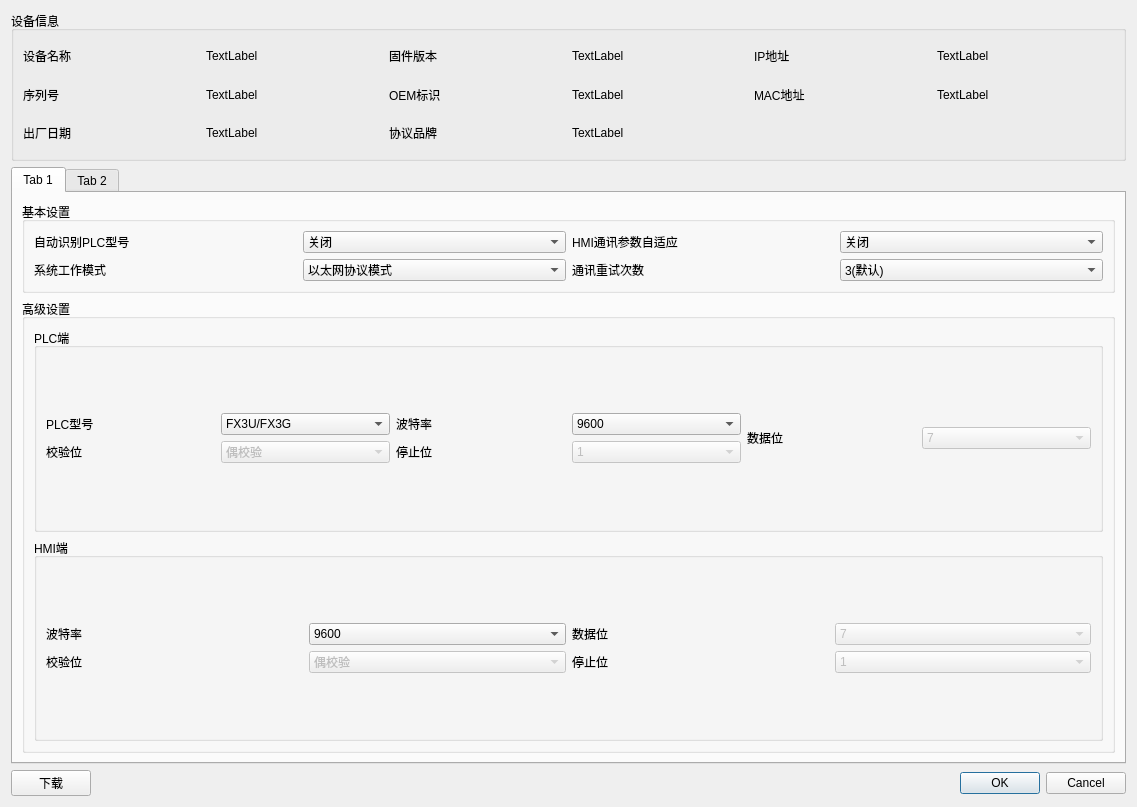
<?xml version="1.0" encoding="UTF-8"?>
<ui version="4.0">
 <class>DiaModEquipment</class>
 <widget class="QDialog" name="DiaModEquipment">
  <property name="geometry">
   <rect>
    <x>0</x>
    <y>0</y>
    <width>1137</width>
    <height>807</height>
   </rect>
  </property>
  <property name="windowTitle">
   <string>Dialog</string>
  </property>
  <layout class="QGridLayout" name="gridLayout_5">
   <item row="0" column="0" colspan="2">
    <widget class="QGroupBox" name="groupBox">
     <property name="minimumSize">
      <size>
       <width>1100</width>
       <height>150</height>
      </size>
     </property>
     <property name="title">
      <string>设备信息</string>
     </property>
     <layout class="QGridLayout" name="gridLayout">
      <item row="0" column="0">
       <layout class="QHBoxLayout" name="horizontalLayout">
        <item>
         <widget class="QLabel" name="label">
          <property name="text">
           <string>设备名称</string>
          </property>
         </widget>
        </item>
        <item>
         <widget class="QLabel" name="labEquName">
          <property name="text">
           <string>TextLabel</string>
          </property>
         </widget>
        </item>
       </layout>
      </item>
      <item row="0" column="1">
       <layout class="QHBoxLayout" name="horizontalLayout_4">
        <item>
         <widget class="QLabel" name="label_7">
          <property name="text">
           <string>固件版本</string>
          </property>
         </widget>
        </item>
        <item>
         <widget class="QLabel" name="labFirmVer">
          <property name="text">
           <string>TextLabel</string>
          </property>
         </widget>
        </item>
       </layout>
      </item>
      <item row="0" column="2">
       <layout class="QHBoxLayout" name="horizontalLayout_7">
        <item>
         <widget class="QLabel" name="label_13">
          <property name="text">
           <string>IP地址</string>
          </property>
         </widget>
        </item>
        <item>
         <widget class="QLabel" name="labIpAddr">
          <property name="text">
           <string>TextLabel</string>
          </property>
         </widget>
        </item>
       </layout>
      </item>
      <item row="1" column="0">
       <layout class="QHBoxLayout" name="horizontalLayout_2">
        <item>
         <widget class="QLabel" name="label_3">
          <property name="text">
           <string>序列号</string>
          </property>
         </widget>
        </item>
        <item>
         <widget class="QLabel" name="labserialNum">
          <property name="text">
           <string>TextLabel</string>
          </property>
         </widget>
        </item>
       </layout>
      </item>
      <item row="1" column="1">
       <layout class="QHBoxLayout" name="horizontalLayout_5">
        <item>
         <widget class="QLabel" name="label_9">
          <property name="text">
           <string>OEM标识</string>
          </property>
         </widget>
        </item>
        <item>
         <widget class="QLabel" name="labReamrks">
          <property name="text">
           <string>TextLabel</string>
          </property>
         </widget>
        </item>
       </layout>
      </item>
      <item row="1" column="2">
       <layout class="QHBoxLayout" name="horizontalLayout_8">
        <item>
         <widget class="QLabel" name="label_15">
          <property name="text">
           <string>MAC地址</string>
          </property>
         </widget>
        </item>
        <item>
         <widget class="QLabel" name="labMacAddr">
          <property name="text">
           <string>TextLabel</string>
          </property>
         </widget>
        </item>
       </layout>
      </item>
      <item row="2" column="0">
       <layout class="QHBoxLayout" name="horizontalLayout_3">
        <item>
         <widget class="QLabel" name="label_5">
          <property name="text">
           <string>出厂日期</string>
          </property>
         </widget>
        </item>
        <item>
         <widget class="QLabel" name="labGoDate">
          <property name="text">
           <string>TextLabel</string>
          </property>
         </widget>
        </item>
       </layout>
      </item>
      <item row="2" column="1">
       <layout class="QHBoxLayout" name="horizontalLayout_6">
        <item>
         <widget class="QLabel" name="label_11">
          <property name="text">
           <string>协议品牌</string>
          </property>
         </widget>
        </item>
        <item>
         <widget class="QLabel" name="labBrand">
          <property name="text">
           <string>TextLabel</string>
          </property>
         </widget>
        </item>
       </layout>
      </item>
     </layout>
    </widget>
   </item>
   <item row="1" column="0" colspan="2">
    <widget class="QTabWidget" name="tabWidget">
     <property name="currentIndex">
      <number>0</number>
     </property>
     <widget class="QWidget" name="tab">
      <attribute name="title">
       <string>Tab 1</string>
      </attribute>
      <layout class="QGridLayout" name="gridLayout_4">
       <item row="0" column="0">
        <widget class="QGroupBox" name="groupBox_2">
         <property name="sizePolicy">
          <sizepolicy hsizetype="Preferred" vsizetype="Fixed">
           <horstretch>0</horstretch>
           <verstretch>0</verstretch>
          </sizepolicy>
         </property>
         <property name="title">
          <string>基本设置</string>
         </property>
         <layout class="QGridLayout" name="gridLayout_2">
          <item row="0" column="0">
           <layout class="QVBoxLayout" name="verticalLayout">
            <item>
             <widget class="QLabel" name="label_17">
              <property name="text">
               <string>自动识别PLC型号</string>
              </property>
             </widget>
            </item>
            <item>
             <widget class="QLabel" name="label_19">
              <property name="text">
               <string>系统工作模式</string>
              </property>
             </widget>
            </item>
           </layout>
          </item>
          <item row="0" column="1">
           <layout class="QVBoxLayout" name="verticalLayout_3">
            <item>
             <widget class="QComboBox" name="cBoxAutoPlcModel">
              <item>
               <property name="text">
                <string>关闭</string>
               </property>
              </item>
              <item>
               <property name="text">
                <string>开启</string>
               </property>
              </item>
             </widget>
            </item>
            <item>
             <widget class="QComboBox" name="cBoxWorkMode">
              <item>
               <property name="text">
                <string>以太网协议模式</string>
               </property>
              </item>
              <item>
               <property name="text">
                <string>串行协议模式</string>
               </property>
              </item>
             </widget>
            </item>
           </layout>
          </item>
          <item row="0" column="2">
           <layout class="QVBoxLayout" name="verticalLayout_2">
            <item>
             <widget class="QLabel" name="label_18">
              <property name="text">
               <string>HMI通讯参数自适应</string>
              </property>
             </widget>
            </item>
            <item>
             <widget class="QLabel" name="label_20">
              <property name="text">
               <string>通讯重试次数</string>
              </property>
             </widget>
            </item>
           </layout>
          </item>
          <item row="0" column="3">
           <layout class="QVBoxLayout" name="verticalLayout_4">
            <item>
             <widget class="QComboBox" name="cBoxHmiSelfAda">
              <item>
               <property name="text">
                <string>关闭</string>
               </property>
              </item>
              <item>
               <property name="text">
                <string>开启</string>
               </property>
              </item>
             </widget>
            </item>
            <item>
             <widget class="QComboBox" name="cBoxReTry">
              <property name="currentIndex">
               <number>3</number>
              </property>
              <item>
               <property name="text">
                <string>0</string>
               </property>
              </item>
              <item>
               <property name="text">
                <string>1</string>
               </property>
              </item>
              <item>
               <property name="text">
                <string>2</string>
               </property>
              </item>
              <item>
               <property name="text">
                <string>3(默认)</string>
               </property>
              </item>
              <item>
               <property name="text">
                <string>4</string>
               </property>
              </item>
              <item>
               <property name="text">
                <string>5</string>
               </property>
              </item>
              <item>
               <property name="text">
                <string>6</string>
               </property>
              </item>
              <item>
               <property name="text">
                <string>7</string>
               </property>
              </item>
              <item>
               <property name="text">
                <string>8</string>
               </property>
              </item>
             </widget>
            </item>
           </layout>
          </item>
         </layout>
        </widget>
       </item>
       <item row="1" column="0">
        <widget class="QGroupBox" name="groupBox_3">
         <property name="title">
          <string>高级设置</string>
         </property>
         <layout class="QGridLayout" name="gridLayout_8">
          <item row="0" column="0">
           <widget class="QGroupBox" name="groupBox_4">
            <property name="title">
             <string>PLC端</string>
            </property>
            <layout class="QGridLayout" name="gridLayout_3">
             <item row="0" column="0">
              <layout class="QHBoxLayout" name="horizontalLayout_20">
               <item>
                <layout class="QVBoxLayout" name="verticalLayout_5">
                 <item>
                  <layout class="QHBoxLayout" name="horizontalLayout_15">
                   <item>
                    <widget class="QLabel" name="label_23">
                     <property name="text">
                      <string>PLC型号</string>
                     </property>
                    </widget>
                   </item>
                   <item>
                    <widget class="QComboBox" name="cBoxPlcModel">
                     <item>
                      <property name="text">
                       <string>FX3U/FX3G</string>
                      </property>
                     </item>
                     <item>
                      <property name="text">
                       <string>FX1N/FX2N</string>
                      </property>
                     </item>
                     <item>
                      <property name="text">
                       <string>FX1S</string>
                      </property>
                     </item>
                    </widget>
                   </item>
                  </layout>
                 </item>
                 <item>
                  <layout class="QHBoxLayout" name="horizontalLayout_13">
                   <item>
                    <widget class="QLabel" name="label_21">
                     <property name="text">
                      <string>校验位</string>
                     </property>
                    </widget>
                   </item>
                   <item>
                    <widget class="QComboBox" name="comboBox_5">
                     <property name="enabled">
                      <bool>false</bool>
                     </property>
                     <item>
                      <property name="text">
                       <string>偶校验</string>
                      </property>
                     </item>
                     <item>
                      <property name="text">
                       <string>奇校验</string>
                      </property>
                     </item>
                    </widget>
                   </item>
                  </layout>
                 </item>
                </layout>
               </item>
               <item>
                <layout class="QVBoxLayout" name="verticalLayout_8">
                 <item>
                  <layout class="QHBoxLayout" name="horizontalLayout_14">
                   <item>
                    <widget class="QLabel" name="label_22">
                     <property name="text">
                      <string>波特率</string>
                     </property>
                    </widget>
                   </item>
                   <item>
                    <widget class="QComboBox" name="cBoxPlcBaudRate">
                     <item>
                      <property name="text">
                       <string>9600</string>
                      </property>
                     </item>
                     <item>
                      <property name="text">
                       <string>19200</string>
                      </property>
                     </item>
                     <item>
                      <property name="text">
                       <string>38400</string>
                      </property>
                     </item>
                     <item>
                      <property name="text">
                       <string>57600</string>
                      </property>
                     </item>
                     <item>
                      <property name="text">
                       <string>115200</string>
                      </property>
                     </item>
                    </widget>
                   </item>
                  </layout>
                 </item>
                 <item>
                  <layout class="QHBoxLayout" name="horizontalLayout_16">
                   <item>
                    <widget class="QLabel" name="label_24">
                     <property name="text">
                      <string>停止位</string>
                     </property>
                    </widget>
                   </item>
                   <item>
                    <widget class="QComboBox" name="comboBox_8">
                     <property name="enabled">
                      <bool>false</bool>
                     </property>
                     <item>
                      <property name="text">
                       <string>1</string>
                      </property>
                     </item>
                     <item>
                      <property name="text">
                       <string>1.5</string>
                      </property>
                     </item>
                     <item>
                      <property name="text">
                       <string>2</string>
                      </property>
                     </item>
                    </widget>
                   </item>
                  </layout>
                 </item>
                </layout>
               </item>
               <item>
                <layout class="QHBoxLayout" name="horizontalLayout_17">
                 <item>
                  <widget class="QLabel" name="label_25">
                   <property name="sizePolicy">
                    <sizepolicy hsizetype="Preferred" vsizetype="Fixed">
                     <horstretch>0</horstretch>
                     <verstretch>0</verstretch>
                    </sizepolicy>
                   </property>
                   <property name="text">
                    <string>数据位</string>
                   </property>
                  </widget>
                 </item>
                 <item>
                  <widget class="QComboBox" name="comboBox_9">
                   <property name="enabled">
                    <bool>false</bool>
                   </property>
                   <property name="editable">
                    <bool>false</bool>
                   </property>
                   <property name="currentIndex">
                    <number>1</number>
                   </property>
                   <item>
                    <property name="text">
                     <string>8</string>
                    </property>
                   </item>
                   <item>
                    <property name="text">
                     <string>7</string>
                    </property>
                   </item>
                   <item>
                    <property name="text">
                     <string>6</string>
                    </property>
                   </item>
                   <item>
                    <property name="text">
                     <string>5</string>
                    </property>
                   </item>
                  </widget>
                 </item>
                </layout>
               </item>
              </layout>
             </item>
            </layout>
           </widget>
          </item>
          <item row="1" column="0">
           <widget class="QGroupBox" name="groupBox_5">
            <property name="title">
             <string>HMI端</string>
            </property>
            <layout class="QGridLayout" name="gridLayout_7">
             <item row="0" column="0">
              <layout class="QVBoxLayout" name="verticalLayout_6">
               <item>
                <layout class="QHBoxLayout" name="horizontalLayout_9">
                 <item>
                  <layout class="QHBoxLayout" name="horizontalLayout_24">
                   <item>
                    <widget class="QLabel" name="label_29">
                     <property name="text">
                      <string>波特率</string>
                     </property>
                    </widget>
                   </item>
                   <item>
                    <widget class="QComboBox" name="cBoxHmiBaudRate">
                     <item>
                      <property name="text">
                       <string>9600</string>
                      </property>
                     </item>
                     <item>
                      <property name="text">
                       <string>19200</string>
                      </property>
                     </item>
                     <item>
                      <property name="text">
                       <string>38400</string>
                      </property>
                     </item>
                     <item>
                      <property name="text">
                       <string>57600</string>
                      </property>
                     </item>
                     <item>
                      <property name="text">
                       <string>115200</string>
                      </property>
                     </item>
                    </widget>
                   </item>
                  </layout>
                 </item>
                 <item>
                  <layout class="QHBoxLayout" name="horizontalLayout_25">
                   <item>
                    <widget class="QLabel" name="label_30">
                     <property name="text">
                      <string>数据位</string>
                     </property>
                    </widget>
                   </item>
                   <item>
                    <widget class="QComboBox" name="comboBox_12">
                     <property name="enabled">
                      <bool>false</bool>
                     </property>
                     <item>
                      <property name="text">
                       <string>7</string>
                      </property>
                     </item>
                     <item>
                      <property name="text">
                       <string>8</string>
                      </property>
                     </item>
                     <item>
                      <property name="text">
                       <string>6</string>
                      </property>
                     </item>
                     <item>
                      <property name="text">
                       <string>5</string>
                      </property>
                     </item>
                    </widget>
                   </item>
                  </layout>
                 </item>
                </layout>
               </item>
               <item>
                <layout class="QHBoxLayout" name="horizontalLayout_26">
                 <item>
                  <layout class="QHBoxLayout" name="horizontalLayout_27">
                   <item>
                    <widget class="QLabel" name="label_31">
                     <property name="text">
                      <string>校验位</string>
                     </property>
                    </widget>
                   </item>
                   <item>
                    <widget class="QComboBox" name="comboBox_13">
                     <property name="enabled">
                      <bool>false</bool>
                     </property>
                     <item>
                      <property name="text">
                       <string>偶校验</string>
                      </property>
                     </item>
                     <item>
                      <property name="text">
                       <string>奇校验</string>
                      </property>
                     </item>
                    </widget>
                   </item>
                  </layout>
                 </item>
                 <item>
                  <layout class="QHBoxLayout" name="horizontalLayout_28">
                   <item>
                    <widget class="QLabel" name="label_32">
                     <property name="text">
                      <string>停止位</string>
                     </property>
                    </widget>
                   </item>
                   <item>
                    <widget class="QComboBox" name="comboBox_14">
                     <property name="enabled">
                      <bool>false</bool>
                     </property>
                     <item>
                      <property name="text">
                       <string>1</string>
                      </property>
                     </item>
                     <item>
                      <property name="text">
                       <string>1.5</string>
                      </property>
                     </item>
                     <item>
                      <property name="text">
                       <string>2</string>
                      </property>
                     </item>
                    </widget>
                   </item>
                  </layout>
                 </item>
                </layout>
               </item>
              </layout>
             </item>
            </layout>
           </widget>
          </item>
         </layout>
        </widget>
       </item>
      </layout>
     </widget>
     <widget class="QWidget" name="tab_2">
      <attribute name="title">
       <string>Tab 2</string>
      </attribute>
      <layout class="QGridLayout" name="gridLayout_6">
       <item row="0" column="1">
        <spacer name="verticalSpacer_2">
         <property name="orientation">
          <enum>Qt::Vertical</enum>
         </property>
         <property name="sizeHint" stdset="0">
          <size>
           <width>20</width>
           <height>87</height>
          </size>
         </property>
        </spacer>
       </item>
       <item row="1" column="0">
        <spacer name="horizontalSpacer_4">
         <property name="orientation">
          <enum>Qt::Horizontal</enum>
         </property>
         <property name="sizeHint" stdset="0">
          <size>
           <width>241</width>
           <height>20</height>
          </size>
         </property>
        </spacer>
       </item>
       <item row="1" column="1">
        <layout class="QVBoxLayout" name="verticalLayout_7">
         <item>
          <layout class="QHBoxLayout" name="horizontalLayout_10">
           <item>
            <widget class="QLabel" name="label_28">
             <property name="minimumSize">
              <size>
               <width>135</width>
               <height>65</height>
              </size>
             </property>
             <property name="text">
              <string>IP地址               </string>
             </property>
            </widget>
           </item>
           <item>
            <widget class="QLineEdit" name="liEdIpAddr">
             <property name="minimumSize">
              <size>
               <width>450</width>
               <height>20</height>
              </size>
             </property>
             <property name="text">
              <string>192.168.1.178</string>
             </property>
            </widget>
           </item>
          </layout>
         </item>
         <item>
          <layout class="QHBoxLayout" name="horizontalLayout_11">
           <item>
            <widget class="QLabel" name="label_33">
             <property name="minimumSize">
              <size>
               <width>135</width>
               <height>65</height>
              </size>
             </property>
             <property name="text">
              <string>子网掩码             </string>
             </property>
            </widget>
           </item>
           <item>
            <widget class="QLineEdit" name="liedSubnetMask">
             <property name="minimumSize">
              <size>
               <width>450</width>
               <height>20</height>
              </size>
             </property>
             <property name="text">
              <string>255.255.255.0</string>
             </property>
            </widget>
           </item>
          </layout>
         </item>
         <item>
          <layout class="QHBoxLayout" name="horizontalLayout_12">
           <item>
            <widget class="QLabel" name="label_34">
             <property name="minimumSize">
              <size>
               <width>135</width>
               <height>65</height>
              </size>
             </property>
             <property name="text">
              <string>网关地址             </string>
             </property>
            </widget>
           </item>
           <item>
            <widget class="QLineEdit" name="liGateway">
             <property name="minimumSize">
              <size>
               <width>450</width>
               <height>20</height>
              </size>
             </property>
             <property name="text">
              <string>192.168.1.1</string>
             </property>
            </widget>
           </item>
          </layout>
         </item>
         <item>
          <layout class="QHBoxLayout" name="horizontalLayout_22">
           <item>
            <widget class="QLabel" name="label_35">
             <property name="minimumSize">
              <size>
               <width>135</width>
               <height>65</height>
              </size>
             </property>
             <property name="text">
              <string>端口号               </string>
             </property>
            </widget>
           </item>
           <item>
            <widget class="QLineEdit" name="liPort">
             <property name="minimumSize">
              <size>
               <width>450</width>
               <height>20</height>
              </size>
             </property>
             <property name="text">
              <string>5551</string>
             </property>
            </widget>
           </item>
          </layout>
         </item>
         <item>
          <layout class="QHBoxLayout" name="horizontalLayout_23">
           <item>
            <widget class="QLabel" name="label_36">
             <property name="minimumSize">
              <size>
               <width>135</width>
               <height>65</height>
              </size>
             </property>
             <property name="text">
              <string>ModbusTcp开放数(0-4)  </string>
             </property>
            </widget>
           </item>
           <item>
            <widget class="QLineEdit" name="liEdModbusLinkNum">
             <property name="minimumSize">
              <size>
               <width>450</width>
               <height>20</height>
              </size>
             </property>
             <property name="text">
              <string>1</string>
             </property>
            </widget>
           </item>
          </layout>
         </item>
        </layout>
       </item>
       <item row="1" column="2">
        <spacer name="horizontalSpacer_3">
         <property name="orientation">
          <enum>Qt::Horizontal</enum>
         </property>
         <property name="sizeHint" stdset="0">
          <size>
           <width>241</width>
           <height>20</height>
          </size>
         </property>
        </spacer>
       </item>
       <item row="2" column="1">
        <spacer name="verticalSpacer">
         <property name="orientation">
          <enum>Qt::Vertical</enum>
         </property>
         <property name="sizeHint" stdset="0">
          <size>
           <width>20</width>
           <height>87</height>
          </size>
         </property>
        </spacer>
       </item>
      </layout>
     </widget>
    </widget>
   </item>
   <item row="2" column="0">
    <widget class="QPushButton" name="puBDown">
     <property name="text">
      <string>下载</string>
     </property>
    </widget>
   </item>
   <item row="2" column="1">
    <widget class="QDialogButtonBox" name="buttonBox">
     <property name="orientation">
      <enum>Qt::Horizontal</enum>
     </property>
     <property name="standardButtons">
      <set>QDialogButtonBox::Cancel|QDialogButtonBox::Ok</set>
     </property>
    </widget>
   </item>
  </layout>
 </widget>
 <resources/>
 <connections>
  <connection>
   <sender>buttonBox</sender>
   <signal>accepted()</signal>
   <receiver>DiaModEquipment</receiver>
   <slot>accept()</slot>
   <hints>
    <hint type="sourcelabel">
     <x>248</x>
     <y>254</y>
    </hint>
    <hint type="destinationlabel">
     <x>157</x>
     <y>274</y>
    </hint>
   </hints>
  </connection>
  <connection>
   <sender>buttonBox</sender>
   <signal>rejected()</signal>
   <receiver>DiaModEquipment</receiver>
   <slot>reject()</slot>
   <hints>
    <hint type="sourcelabel">
     <x>316</x>
     <y>260</y>
    </hint>
    <hint type="destinationlabel">
     <x>286</x>
     <y>274</y>
    </hint>
   </hints>
  </connection>
 </connections>
</ui>
